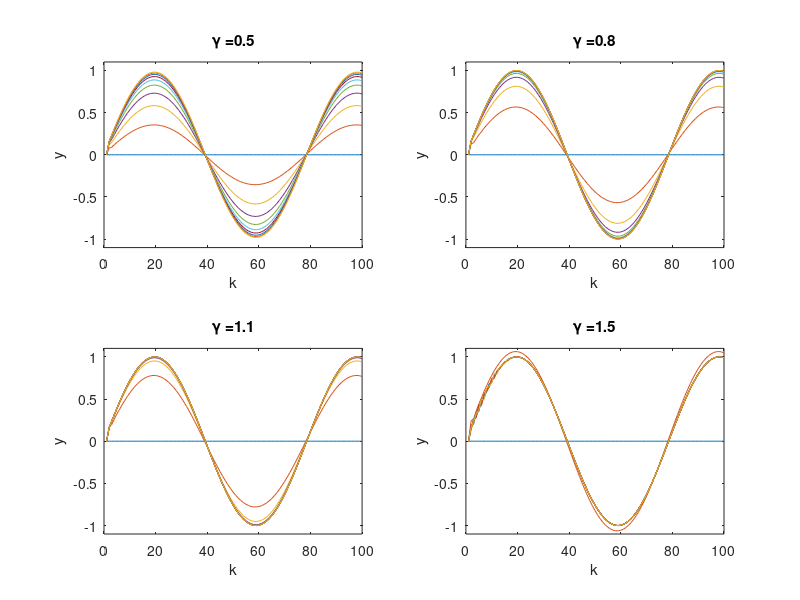

Write MATLAB code to recreate this figure.
close all 
clear all
clc

A = [-0.8 -0.22; 1 0];
B = [0.5; 1];
C = [1 0.5];
D = 0;

T = 100;
k = 1:1:T;
r = sin(0.8*k/10);

x0 = [0; 0];
u = zeros(1,T);
iterations = 10;

gamma_vec = [0.5 0.8 1.1 1.5];


for i = 1:4
    
    gamma = gamma_vec(i)    
    
    x = zeros(2,T);
    u = zeros(1,T);
    y = zeros(1,T);

    for t = 1:iterations

        % Simulate data
        for k=1:T
            x(:,k+1) = A*x(:,k) + B*u(1,k);
            y(1,k) = C*x(:,k)+ D*u(1,k);
        end

        % ILC Update
        e = r-y;
        u = u + gamma*[e(2:end) 0];
        
        % Plot result
        figure(1)
        subplot(2,2,i)
        plot(y)
        xlabel('k')
        ylabel('y')
        ylim([-1.1 1.1])
        title(['\gamma =',num2str(gamma)])
        hold on
        
    end

end